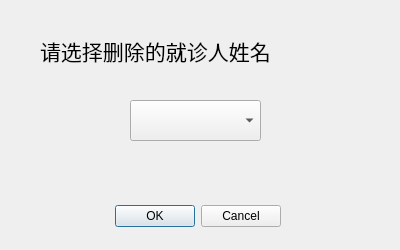
<?xml version="1.0" encoding="UTF-8"?>
<ui version="4.0">
 <class>DeletePatientDlg</class>
 <widget class="QDialog" name="DeletePatientDlg">
  <property name="geometry">
   <rect>
    <x>0</x>
    <y>0</y>
    <width>400</width>
    <height>250</height>
   </rect>
  </property>
  <property name="windowTitle">
   <string>Dialog</string>
  </property>
  <widget class="QDialogButtonBox" name="buttonBox">
   <property name="geometry">
    <rect>
     <x>100</x>
     <y>200</y>
     <width>181</width>
     <height>32</height>
    </rect>
   </property>
   <property name="orientation">
    <enum>Qt::Orientation::Horizontal</enum>
   </property>
   <property name="standardButtons">
    <set>QDialogButtonBox::StandardButton::Cancel|QDialogButtonBox::StandardButton::Ok</set>
   </property>
  </widget>
  <widget class="QLabel" name="label_DeleteInformation">
   <property name="geometry">
    <rect>
     <x>40</x>
     <y>20</y>
     <width>341</width>
     <height>61</height>
    </rect>
   </property>
   <property name="font">
    <font>
     <family>Modern No. 20</family>
     <pointsize>16</pointsize>
    </font>
   </property>
   <property name="text">
    <string>请选择删除的就诊人姓名</string>
   </property>
  </widget>
  <widget class="QComboBox" name="comboBox_PatientName">
   <property name="geometry">
    <rect>
     <x>130</x>
     <y>100</y>
     <width>131</width>
     <height>41</height>
    </rect>
   </property>
  </widget>
 </widget>
 <resources/>
 <connections>
  <connection>
   <sender>buttonBox</sender>
   <signal>accepted()</signal>
   <receiver>DeletePatientDlg</receiver>
   <slot>accept()</slot>
   <hints>
    <hint type="sourcelabel">
     <x>248</x>
     <y>254</y>
    </hint>
    <hint type="destinationlabel">
     <x>157</x>
     <y>274</y>
    </hint>
   </hints>
  </connection>
  <connection>
   <sender>buttonBox</sender>
   <signal>rejected()</signal>
   <receiver>DeletePatientDlg</receiver>
   <slot>reject()</slot>
   <hints>
    <hint type="sourcelabel">
     <x>316</x>
     <y>260</y>
    </hint>
    <hint type="destinationlabel">
     <x>286</x>
     <y>274</y>
    </hint>
   </hints>
  </connection>
 </connections>
</ui>
